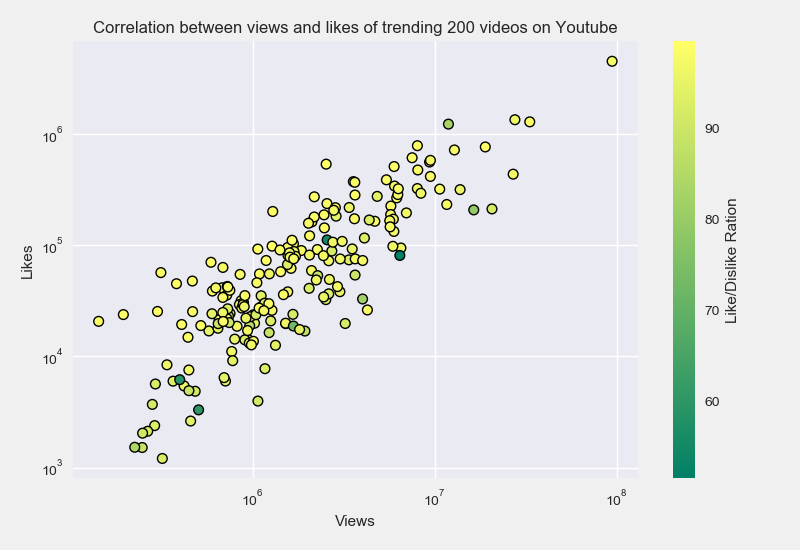

Generate this figure with Python:
import pandas as pd
from matplotlib import pyplot as plt

plt.style.use('seaborn')

data = pd.read_csv('data4.csv')
views = data['view_count']
likes = data['likes']
ratio = data['ratio']

plt.scatter(views, likes, c=ratio, cmap='summer', edgecolor='black', linewidth=1)
cbar = plt.colorbar()
cbar.set_label('Like/Dislike Ration')

plt.xscale('log')
plt.yscale('log')

plt.title("Correlation between views and likes of trending 200 videos on Youtube")
plt.xlabel("Views")
plt.ylabel("Likes")

plt.tight_layout()

plt.savefig("scatterplot2.png")
plt.show()
